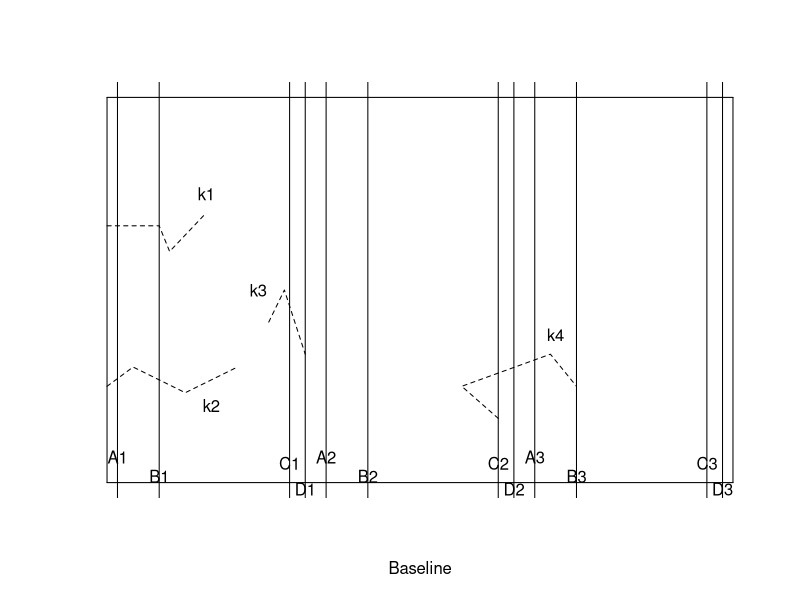
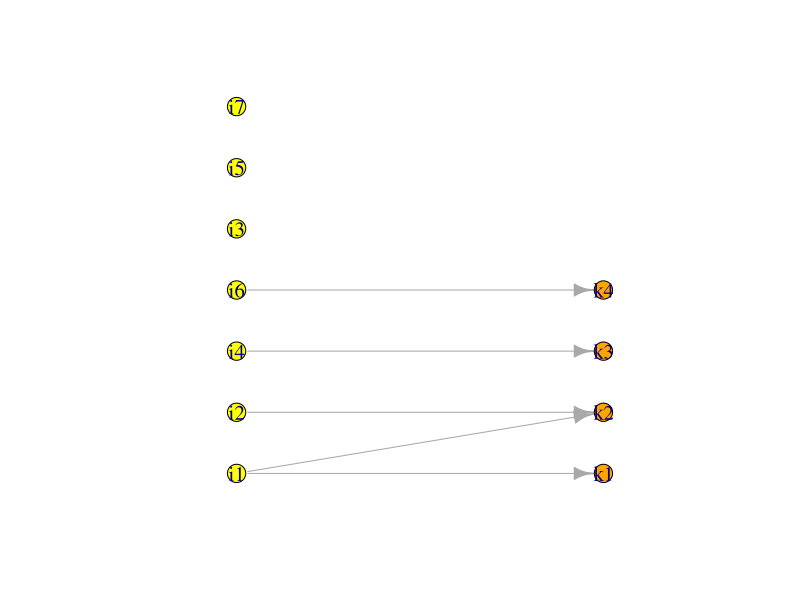
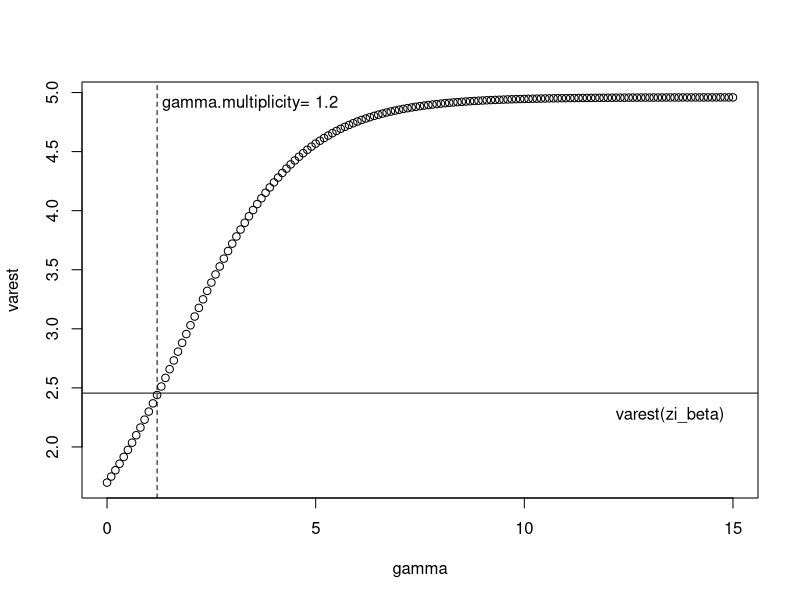

The R source for these figures, in order:
## Load R-package igraph
library(igraph) # If not installed previously, use install.packages("igraph")
##

# Skecth of the wolverine tracks, Becker (1991)
skthLISBecker <- function()
{
  plot(0,xaxt="n",yaxt="n",type="l",ylab="",xlab="Baseline",xlim=c(0,120),ylim=c(0,60),bty="n")
  lines(c(0,0),c(0,60)); lines(c(0,120),c(0,0)); lines(c(0,120),c(60,60)); lines(c(120,120),c(0,60))
  lines(c(0,10,12,19),c(40,40,36,42),lty=2); text(19,45,labels="k1") 
  lines(c(0,5,15,25),c(15,18,14,18),lty=2); text(20,12,labels="k2") 
  lines(c(31,34,38),c(25,30,20),lty=2); text(29,30,labels="k3") 
  lines(c(75,68,85,90),c(10,15,20,15),lty=2); text(86,23,labels="k4") 
  abline(v=c(2,42,82)); text(2,4,label="A1"); text(42,4,label="A2"); text(82,4,label="A3")
  abline(v=c(10,50,90)); text(10,1,label="B1"); text(50,1,label="B2"); text(90,1,label="B3")
  abline(v=c(35,75,115)); text(35,3,label="C1"); text(75,3,label="C2"); text(115,3,label="C3")
  abline(v=c(38,78,118)); text(38,-1,label="D1"); text(78,-1,label="D2"); text(118,-1,label="D3")

}


# Skecth of BIG representation of LIS, Becker (1991)
skthLISBeckerBIG <- function(showplot=FALSE)
{
  # Projection of wolverine tracks on the baseline; 
  # Areas without tracks assigned length of 1
  idx_F <- paste('i',1:7,sep='')
  idx_omega <- paste('k',1:4,sep='')
  edgeik <- data.frame(i=c('i1','i1','i2','i4','i6'),k=c('k1','k2','k2','k3','k4'))
  g <- graph_from_data_frame(edgeik, directed = TRUE)
  g <- add_vertices(g,3,attr=list(name=c('i3','i5','i7')))

  # Apply bipartite layout
  LO_bipart <- layout_as_bipartite(g,types=bipartite_mapping(g)$type)
  LO_bipart[bipartite_mapping(g)$type==FALSE,2] <- 0
  LO_bipart[bipartite_mapping(g)$type==TRUE,2] <- 1
  
  nodecolor <- rep("yellow",length(V(g)))
  nodecolor[bipartite_mapping(g)$type==TRUE] <- "orange"
  
  # Plot BIG
  if(showplot){
    plot(g, vertex.label=V(g)$name, vertex.size=10,vertex.label.dist=0,vertex.label.cex=1.25,
         vertex.color=nodecolor, layout=LO_bipart[,2:1]) }

return(list(G=g))  
}




# zi-values
zLISBecker <- function(graphstar,coefgamma=0,probi,multiplicity=FALSE){
  edgeik <- data.frame(as_edgelist(graphstar))
  colnames(edgeik) <- c('i','k')
  idx_F <- as_ids(V(graphstar)[bipartite.mapping(graphstar)$type==FALSE])
  idx_F <- idx_F[order(idx_F)]
  idx_omega <- as_ids(V(graphstar)[bipartite.mapping(graphstar)$type==TRUE])
  card_alphai <- NULL
  for(i in idx_F){
    card_alphai <- c(card_alphai,sum(edgeik$i %in% i))  
  }
  
  card_betak <- NULL
  for(k in idx_omega){
    card_betak <- c(card_betak,sum(edgeik$k %in% k))  
  }
  yk <- c(1,2,2,1)
  zi <-  NULL
  for(i in idx_F){
    if(i %in% edgeik$i){
      tmp.k <- edgeik$k[edgeik$i %in% i]
      if(multiplicity){tmp.zi <- sum(yk[idx_omega %in% tmp.k]/card_betak[idx_omega %in% tmp.k])}
      if(!multiplicity){
        tmp.zi <- 0
        for(k in tmp.k){
          betak <- edgeik$i[edgeik$k %in% k]
          wik <- (probi[idx_F==i]*(1/(card_alphai[idx_F==i])^coefgamma)/(sum(probi[idx_F %in% betak]*(1/card_alphai[idx_F %in% betak])^coefgamma)))
          tmp.zi <- tmp.zi + yk[idx_omega==k]*wik
        }
      }
    }
    if(!(i %in% edgeik$i)){
      tmp.zi <- 0}
    zi <- c(zi,tmp.zi)
  }
  return(zi)
}






# HH-estimators over all draws
mainLISBecker <- function(graphstar,coefgamma=0,probi,multiplicity=FALSE,showcat=TRUE){
  edgeik <- data.frame(as_edgelist(graphstar))
  colnames(edgeik) <- c('i','k')
  idx_F <- as_ids(V(graphstar)[bipartite.mapping(graphstar)$type==FALSE])
  idx_F <- idx_F[order(idx_F)]
  idx_omega <- as_ids(V(graphstar)[bipartite.mapping(graphstar)$type==TRUE])

all.subsets <- list(c(1,5,6),c(1,5,6),c(4,6,7),c(4,6,7))
B <- length(all.subsets)

# Estimates over random samples
  YhatHH_alpha <- NULL
  for(b in 1:B){
    s0 <- idx_F[all.subsets[[b]]]
    s1 <- unique(edgeik$k[edgeik$i %in% s0])
    zi_alpha <- zLISBecker(graphstar,coefgamma,probi,multiplicity = multiplicity)
    YhatHH_alpha <- c(YhatHH_alpha,sum(zi_alpha[idx_F %in% s0]/probi[idx_F %in% s0])) 
  }

if(showcat){
  cat('g:',coefgamma,'\t','zi:',zi_alpha,"\n")
  
  cat("Estimate per draw: ",YhatHH_alpha, "\n")
  cat("(Estimate over all draws,VarEst): ",mean(YhatHH_alpha), '\t',var(YhatHH_alpha)/B, "\n")
}
  return(list(varest=var(YhatHH_alpha)/B))
}  


skthLISBecker()
skthLISBeckerBIG(showplot=TRUE)

# Generate the graph based on observed units
gstar <- skthLISBeckerBIG()$G


xi <- c(5.25,7.5-5.25,1,2.4,1,7.05,1)
pi <- xi/12
coefg <- 0
cat('g:',coefg,'\t','zi_alpha:',zLISBecker(gstar,coefg,pi),"\n",'\t','zi_beta:',zLISBecker(gstar,pi, multiplicity = TRUE),"\n")


mainLISBecker(gstar,probi=pi,multiplicity=TRUE)

mainLISBecker(gstar,probi=pi)

mainLISBecker(gstar,0.5,probi=pi)

mainLISBecker(gstar,1,probi=pi)

# Variance estimates of zi_alpha for different choices of gamma
max.gamma <- 15
range.gamma <- seq(0,max.gamma,by=0.1)
varest_gamma <- NULL
for(tmp.gamma in range.gamma){tmp <- mainLISBecker(gstar, coefgamma=tmp.gamma,probi=pi,showcat = FALSE)$varest
varest_gamma <- c(varest_gamma,tmp)                       }
# Gamma value which gives minimum variance
par(mfrow=c(1,1),xpd=FALSE)
plot(range.gamma,varest_gamma,xlab='gamma',ylab='varest')
varest_multiplicity <- mainLISBecker(gstar,coefgamma=tmp.gamma,probi=pi,multiplicity = TRUE, showcat = FALSE)$varest
abline(h=varest_multiplicity)
text(max.gamma*0.90,varest_multiplicity *0.98,label='varest(zi_beta)',pos=1)
gamma.multiplicity <- range.gamma[which(abs(varest_gamma-varest_multiplicity)==min(abs(varest_gamma-varest_multiplicity)))]
abline(v=gamma.multiplicity,lty=2)
text(gamma.multiplicity*1.1,max(varest_gamma)*0.99,label=paste('gamma.multiplicity=',gamma.multiplicity),adj=0)


mainLISBecker(gstar,gamma.multiplicity,probi=pi)
mainLISBecker(gstar,probi=pi,multiplicity=TRUE)



